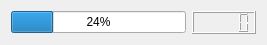
<?xml version="1.0" encoding="UTF-8"?>
<ui version="4.0">
 <class>widget</class>
 <widget class="QWidget" name="widget">
  <property name="geometry">
   <rect>
    <x>0</x>
    <y>0</y>
    <width>267</width>
    <height>35</height>
   </rect>
  </property>
  <property name="styleSheet">
   <string notr="true">	QWidget{
	background-image: url(:/ta-skin/bg1.gif);
}

QLabel, QCheckBox, QTextEdit, QLineEdit, QGroupBox, QDoubleSpinBox, QSpinBox{
	font: bold 10px, &quot;Segoe UI Black&quot;;
	color: rgb(220, 220, 155);
    background-color: transparent;
}

QProgressBar{
    border-image: url(:/ta-skin/chunk_empty.png) 0 repeat stretch;
    font: 1px, &quot;Segoe UI Black&quot;;
}

QProgressBar::chunk {
    border-image: url(:/ta-skin/chunk_full.png) 0 repeat stretch;
}

QLabel, QCheckBox{
	border-image: url(:/ta-skin/label2.png) 11 22 10 12 repeat stretch ;
	border-width: 10;
}

QCheckBox{
	spacing: 3;
}

QCheckBox::indicator::checked, QCheckBox::indicator::unchecked{
    width: 19px;
    height: 19px;
}

QCheckBox::indicator:unchecked:disabled{
    border-image: url(:/ta-skin/lmp_off.png) 0 stretch
}

QCheckBox::indicator:checked:disabled{
    border-image: url(:/ta-skin/lmp_on.png) 0 stretch
}

QCheckBox::indicator:unchecked:enabled{
    border-image: url(:/ta-skin/lmp_off_locked.png) 0 stretch
}

QCheckBox::indicator:checked:enabled{
    border-image: url(:/ta-skin/lmp_on_locked.png) 0 stretch
}

QPushButton{
	font: bold 10px, &quot;Segoe UI Black&quot;;
	color: rgb(40, 20, 20);
	border-width: 8;
    border-image: url(:/ta-skin/button.gif) 10 12 11 14 repeat repeat 
}

QPushButton:pressed {
	border-image: url(:/ta-skin/button_pressed.gif) 10 12 11 14 repeat repeat
}

QScrollBar:horizontal {
    border-image: url(:/ta-skin/scroll_bg.png) 0 repeat stretch;
    height: 15px;
    margin: 0px 20px 0 20px;
}

QScrollBar::handle:horizontal {
    border-image: url(:/ta-skin/bar.png) 0 stretch;
    min-width: 5px;
    max-width: 5px;
}

QScrollBar::add-line:horizontal {
    border-image: url(:/ta-skin/arrow_off_right.png) 0 stretch;
    width: 20px;
    subcontrol-position: right;
    subcontrol-origin: margin;
}

QScrollBar::sub-line:horizontal:pressed {
    border-image: url(:/ta-skin/arrow_on_left.png) 0 stretch;
}

QScrollBar::add-line:horizontal:pressed {
    border-image: url(:/ta-skin/arrow_on_right.png) 0 stretch;
}

QScrollBar::sub-line:horizontal {
    border-image: url(:/ta-skin/arrow_off_left.png) 0 stretch;
    width: 20px;
    subcontrol-position: left;
    subcontrol-origin: margin;
}

QScrollBar::add-page:horizontal, QScrollBar::sub-page:horizontal {
    background: none;
}

QGroupBox{
    border-image: url(:/ta-skin/label-bg.png) 13 23 12 12 repeat repeat ;
    border-width: 10;
}

QGroupBox::title{
    subcontrol-origin: margin;
    subcontrol-position: top center;
    margin: 0 3
}

QLineEdit, QDoubleSpinBox, QSpinBox{
    padding: 0 3;
	border-color: #444444;
	border-style: inset;
	border-width: 2;
}

QDoubleSpinBox::up-arrow, QSpinBox::up-arrow {
    image: url(:/ta-skin/arrow_off_up.png) 0 stretch;
}

QDoubleSpinBox::down-arrow, QSpinBox::down-arrow {
    image: url(:/ta-skin/arrow_off_down.png) 0 stretch;
}

QDoubleSpinBox::up-arrow:pressed, QSpinBox::up-arrow:pressed {
    image: url(:/ta-skin/arrow_on_up.png) 0 stretch;
}

QDoubleSpinBox::down-arrow:pressed, QSpinBox::down-arrow:pressed {
    image: url(:/ta-skin/arrow_on_down.png) 0 stretch;
}</string>
  </property>
  <layout class="QHBoxLayout" name="horizontalLayout">
   <item>
    <widget class="QProgressBar" name="current_usage_bar">
     <property name="minimumSize">
      <size>
       <width>0</width>
       <height>20</height>
      </size>
     </property>
     <property name="value">
      <number>24</number>
     </property>
    </widget>
   </item>
   <item>
    <widget class="QLCDNumber" name="current_usage_LCD">
     <property name="sizePolicy">
      <sizepolicy hsizetype="Minimum" vsizetype="Fixed">
       <horstretch>0</horstretch>
       <verstretch>0</verstretch>
      </sizepolicy>
     </property>
     <property name="maximumSize">
      <size>
       <width>100</width>
       <height>25</height>
      </size>
     </property>
    </widget>
   </item>
  </layout>
 </widget>
 <resources>
  <include location="ta.qrc"/>
 </resources>
 <connections/>
</ui>
